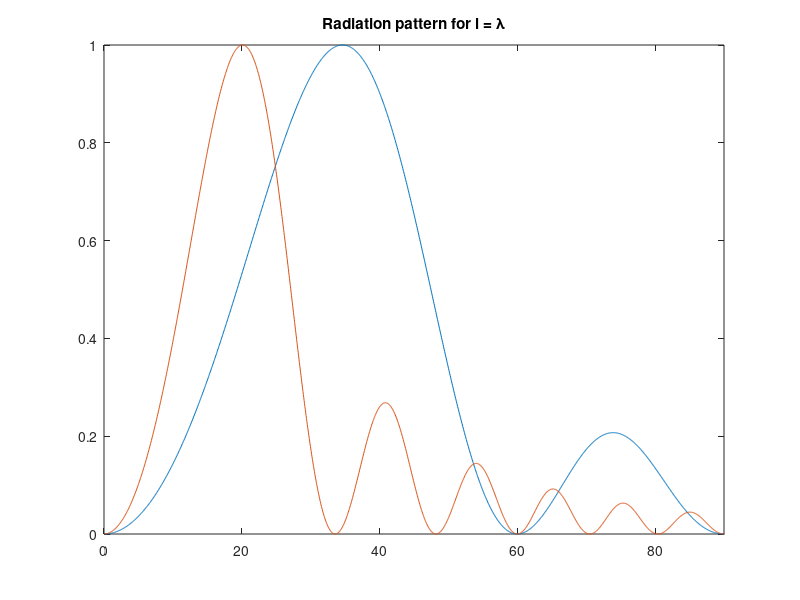

The MATLAB script that drew this image:

%% Calculations
% For l/lambda = 1, ie. l = lambda, k0*l = 2*pi
% For l/lambda = 3, ie. l = 3*lambda, k0*l = 6*pi
theta = 0:0.001:2*pi;
U1 = zeros(size(theta)); % for l = lambda
U2 = zeros(size(theta)); % for L = 3*lambda

for i = 1: length(theta)
    %Etheta(i) = sin(2*2*pi*sin(theta(i)/2)^2)/tan(theta(i)/2); 
    U1(i) = (sin(2*2*pi*sin(theta(i)/2)^2)/tan(theta(i)/2))^2;
    U2(i) = (sin(2*6*pi*sin(theta(i)/2)^2)/tan(theta(i)/2))^2;
end
U1n = U1/max(U1);
U2n = U2/max(U2);
%%plotting
%subplot(1, 2, 1);
plot(rad2deg(theta), U1n, rad2deg(theta), U2n);
title('Radiation pattern for l = \lambda');
%subplot(1, 2, 2);
%hold on;
%plot(theta, U2n);
%title('Radiation pattern for l = 3\lambda');
axis([0 90 0 1]);